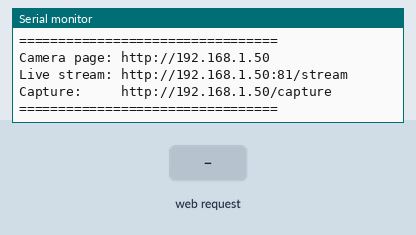
A sketch run on a simulated ESP32. On the bench: the last lines printed to the serial monitor. The test bench sets the inputs (shaded band). WiFi joins after 1.5 s; servers stay silent unless stated; the camera gives no picture.

Above: at 4.0 s.
4.1 s: HTTP request GET /capture received
At 5.3 s:
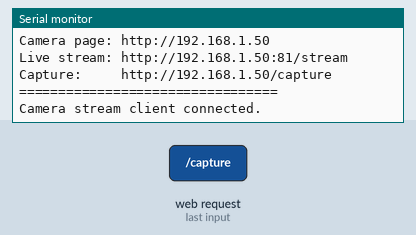
At 6.8 s:
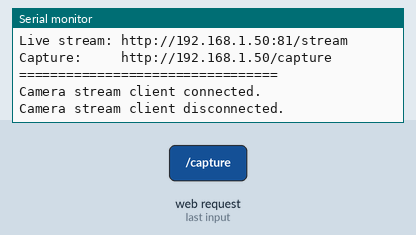

Measured:
- after the input at 4.1 s, the serial monitor: prints a new line at once (image 1)

The sketch:

esp32cam.ino
```cpp
#include <Arduino.h>
#include "esp_camera.h"
#include <WiFi.h>
#include <WebServer.h>

#include "board_config.h"

const char *ssid = "Edgar";
const char *password = "123456789";

WebServer webServer(80);
WiFiServer streamServer(81);

bool initCamera()
{
  camera_config_t config = {};

  config.ledc_channel = LEDC_CHANNEL_0;
  config.ledc_timer = LEDC_TIMER_0;

  config.pin_d0 = Y2_GPIO_NUM;
  config.pin_d1 = Y3_GPIO_NUM;
  config.pin_d2 = Y4_GPIO_NUM;
  config.pin_d3 = Y5_GPIO_NUM;
  config.pin_d4 = Y6_GPIO_NUM;
  config.pin_d5 = Y7_GPIO_NUM;
  config.pin_d6 = Y8_GPIO_NUM;
  config.pin_d7 = Y9_GPIO_NUM;

  config.pin_xclk = XCLK_GPIO_NUM;
  config.pin_pclk = PCLK_GPIO_NUM;
  config.pin_vsync = VSYNC_GPIO_NUM;
  config.pin_href = HREF_GPIO_NUM;
  config.pin_sccb_sda = SIOD_GPIO_NUM;
  config.pin_sccb_scl = SIOC_GPIO_NUM;
  config.pin_pwdn = PWDN_GPIO_NUM;
  config.pin_reset = RESET_GPIO_NUM;

  config.xclk_freq_hz = 20000000;
  config.pixel_format = PIXFORMAT_JPEG;

  if (psramFound())
  {
    config.frame_size = FRAMESIZE_VGA;
    config.jpeg_quality = 10;
    config.fb_count = 2;
    config.fb_location = CAMERA_FB_IN_PSRAM;
    config.grab_mode = CAMERA_GRAB_LATEST;
  }
  else
  {
    config.frame_size = FRAMESIZE_QVGA;
    config.jpeg_quality = 12;
    config.fb_count = 1;
    config.fb_location = CAMERA_FB_IN_DRAM;
    config.grab_mode = CAMERA_GRAB_WHEN_EMPTY;
  }

  esp_err_t error = esp_camera_init(&config);

  if (error != ESP_OK)
  {
    Serial.printf("Camera init failed with error 0x%x\n", error);
    return false;
  }

  sensor_t *sensor = esp_camera_sensor_get();

  if (sensor)
  {
    if (sensor->id.PID == OV3660_PID)
    {
      sensor->set_vflip(sensor, 1);
      sensor->set_brightness(sensor, 1);
      sensor->set_saturation(sensor, -2);
    }

    sensor->set_framesize(sensor, psramFound() ? FRAMESIZE_VGA : FRAMESIZE_QVGA);
  }

  Serial.println("Camera initialized successfully.");
  return true;
}

void handleRoot()
{
  String html = R"rawliteral(
<!DOCTYPE html>
<html>
<head>
<meta name="viewport" content="width=device-width,initial-scale=1">
<title>MotorPark ESP32-CAM</title>
<style>
body { margin: 0; padding: 20px; background: #111; color: white; font-family: Arial, sans-serif; text-align: center; }
h1 { margin-bottom: 10px; }
img { width: 100%; max-width: 800px; border-radius: 10px; background: black; }
button { margin-top: 20px; padding: 14px 25px; border: 0; border-radius: 8px; background: #15966b; color: white; font-size: 16px; cursor: pointer; }
</style>
</head>
<body>
<h1>MotorPark ESP32-CAM</h1>
<p>Live Camera</p>
<img src="http://%CAMERA_IP%:81/stream">
<br>
<button onclick="capture()">Capture Driver + Motorcycle</button>
<script>
function capture() { window.open('/capture', '_blank'); }
</script>
</body>
</html>
)rawliteral";

  html.replace("%CAMERA_IP%", WiFi.localIP().toString());
  webServer.send(200, "text/html", html);
}

void handleCapture()
{
  camera_fb_t *frame = esp_camera_fb_get();

  if (!frame)
  {
    webServer.send(500, "text/plain", "Camera capture failed");
    return;
  }

  WiFiClient client = webServer.client();
  webServer.sendHeader("Content-Type", "image/jpeg");
  webServer.sendHeader("Content-Length", String(frame->len));
  webServer.send(200);
  client.write(frame->buf, frame->len);
  esp_camera_fb_return(frame);
}

void handleStatus()
{
  String json = "{\"camera\":\"connected\",\"wifi\":\"connected\",\"ip\":\"";
  json += WiFi.localIP().toString();
  json += "\"}";
  webServer.send(200, "application/json", json);
}

void startWebServer()
{
  webServer.on("/", HTTP_GET, handleRoot);
  webServer.on("/capture", HTTP_GET, handleCapture);
  webServer.on("/status", HTTP_GET, handleStatus);
  webServer.begin();
  Serial.println("Web server started on port 80");
}

void streamCamera()
{
  WiFiClient client = streamServer.available();

  if (!client)
  {
    return;
  }

  Serial.println("Camera stream client connected.");

  unsigned long timeout = millis();

  while (!client.available() && millis() - timeout < 2000)
  {
    delay(1);
  }

  if (!client.available())
  {
    client.stop();
    return;
  }

  while (client.available())
  {
    client.read();
  }

  client.println("HTTP/1.1 200 OK");
  client.println("Content-Type: multipart/x-mixed-replace; boundary=frame");
  client.println("Cache-Control: no-cache");
  client.println("Access-Control-Allow-Origin: *");
  client.println();

  while (client.connected())
  {
    camera_fb_t *frame = esp_camera_fb_get();

    if (!frame)
    {
      Serial.println("Camera frame failed.");
      delay(100);
      continue;
    }

    client.println("--frame");
    client.println("Content-Type: image/jpeg");
    client.print("Content-Length: ");
    client.println(frame->len);
    client.println();

    size_t written = 0;

    while (written < frame->len && client.connected())
    {
      size_t chunk = min((size_t)1024, frame->len - written);
      size_t result = client.write(frame->buf + written, chunk);

      if (result == 0)
      {
        break;
      }

      written += result;
    }

    client.println();
    esp_camera_fb_return(frame);

    if (!client.connected())
    {
      break;
    }

    delay(30);
  }

  client.stop();
  Serial.println("Camera stream client disconnected.");
}

void setup()
{
  Serial.begin(115200);
  delay(1000);

  Serial.println();
  Serial.println("=================================");
  Serial.println("      MotorPark ESP32-CAM");
  Serial.println("=================================");

  if (!initCamera())
  {
    Serial.println("CAMERA INITIALIZATION FAILED");

    while (true)
    {
      delay(1000);
    }
  }

  WiFi.mode(WIFI_STA);
  WiFi.begin(ssid, password);
  Serial.print("Connecting to WiFi");

  while (WiFi.status() != WL_CONNECTED)
  {
    delay(500);
    Serial.print(".");
  }

  Serial.println();
  Serial.println("WiFi connected!");
  Serial.print("IP address: ");
  Serial.println(WiFi.localIP());

  startWebServer();
  streamServer.begin();
  Serial.println("Stream server started on port 81");
  Serial.println();
  Serial.println("=================================");
  Serial.print("Camera page: http://");
  Serial.println(WiFi.localIP());
  Serial.print("Live stream: http://");
  Serial.print(WiFi.localIP());
  Serial.println(":81/stream");
  Serial.print("Capture:     http://");
  Serial.print(WiFi.localIP());
  Serial.println("/capture");
  Serial.println("=================================");
}

void loop()
{
  webServer.handleClient();
  streamCamera();
  delay(1);
}
```

board_config.h
```cpp
#pragma once

// AI Thinker ESP32-CAM pin mapping.
#define PWDN_GPIO_NUM     32
#define RESET_GPIO_NUM    -1
#define XCLK_GPIO_NUM      0
#define SIOD_GPIO_NUM     26
#define SIOC_GPIO_NUM     27

#define Y9_GPIO_NUM       35
#define Y8_GPIO_NUM       34
#define Y7_GPIO_NUM       39
#define Y6_GPIO_NUM       36
#define Y5_GPIO_NUM       21
#define Y4_GPIO_NUM       19
#define Y3_GPIO_NUM       18
#define Y2_GPIO_NUM        5
#define VSYNC_GPIO_NUM    25
#define HREF_GPIO_NUM     23
#define PCLK_GPIO_NUM     22
```
